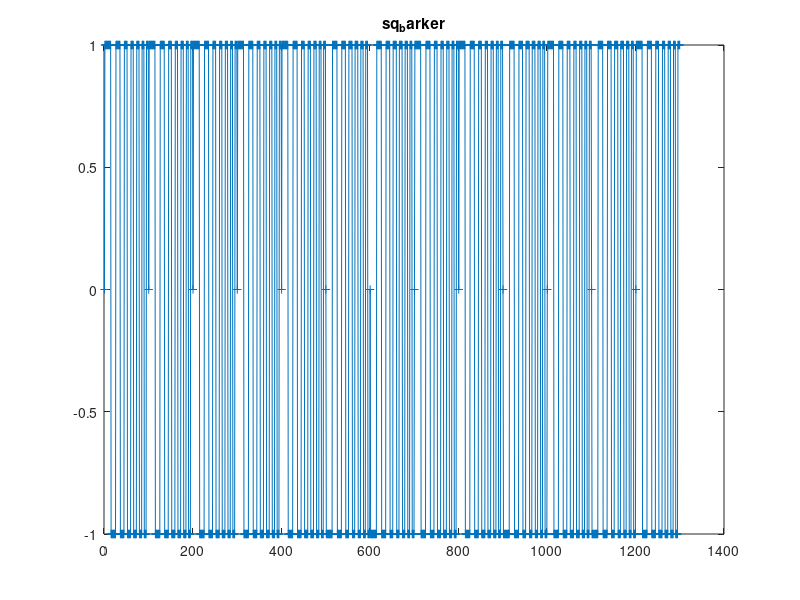
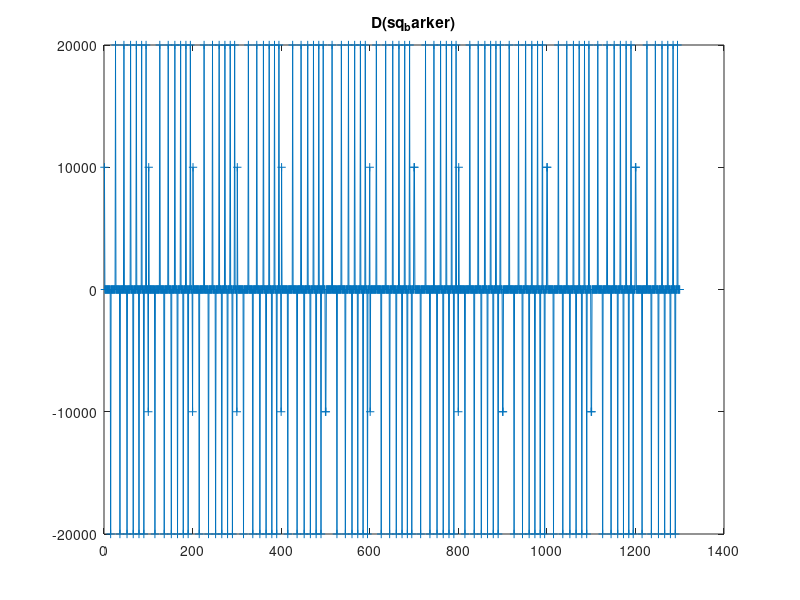
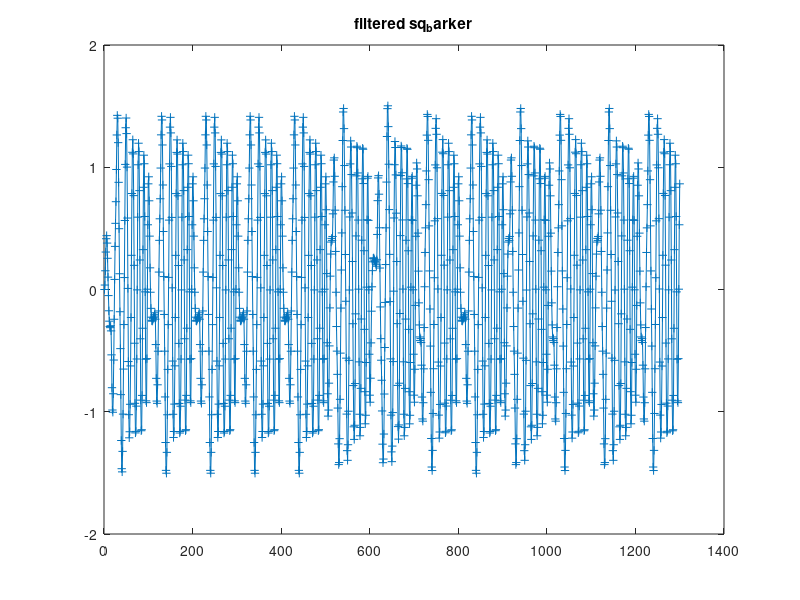
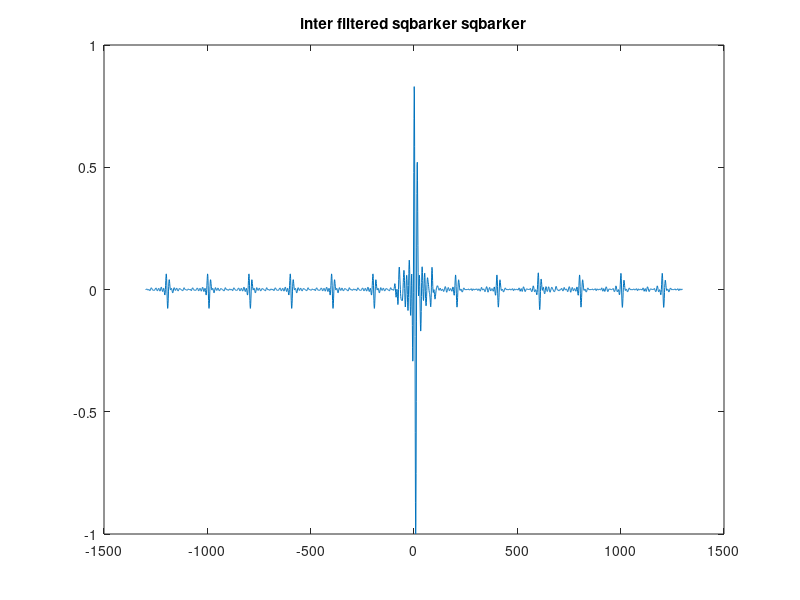

Here is the MATLAB script that generated these plots, in order:
clear all
close all
clc
pkg load signal;
%{
 [Fe,v] = lin_sweep(f0,T,k) : linear sweep from f0 to k/T with 
                     the next sample after the last will be 0.
          linear frequency for sweep function variation must 
          be linear so it is the integral that must be used ! 
 f0 : start frequency
 T  : time sweep duration
 k  : final frequency is k/T iif k > f0*T
 nfmax : number of points in final frequency period
 return :
 Fe : sampling frequency
 v  : signal row vector
%}
function [Fe,v] = lin_sweep(f0,T,k,nfmax)
  f1 = k/T;
  Fe = nfmax*f1;
  N  = T*Fe;
  t  = (0:N-1)*1/Fe;
  theta  = (f1-f0)/(2*T) * t.^2 + f0 * t;  
  v  = sin(2*pi*theta); 
endfunction

function [Fe,v]=lin_square_sweep(f0,T,k,nfmax)
  [Fe,s] = lin_sweep(f0,T,k,nfmax);
  v = sign(s);  
endfunction

% contruct a barker 13 signal from s
function b13=barker13(s)
  % barker 13 code +1 +1 +1 +1 +1 −1 −1 +1 +1 −1 +1 −1 +1  vector with s & s2
  b13=[s;s;s;s;s;-s;-s;s;s;-s;s;-s;s];  
endfunction

[Fe,v] = lin_sweep(300,10e-3,10,10);
barker = barker13(v');

[Fe,v] = lin_square_sweep(300,10e-3,10,10);
barker_sq = barker13(v');
d_barker_sq = [diff(barker_sq);0] * Fe;
noise = randn(length(barker_sq),1);

%figure; plot(v,"marker",'+');
figure; plot(barker_sq,"marker",'+');title("sq_barker");
figure; plot(d_barker_sq,"marker",'+');title("D(sq_barker)");

[b,a]=butter(2,[2*300/Fe,2*1000/Fe]);

output1=filter(b,a,barker_sq);
figure; plot(output1,"marker",'+');title("filtered sq_barker");
[C1,lag1]=xcorr(output1,barker_sq); 
[max1,imax1]=max(abs(C1));
figure;plot(lag1,C1/max1);title("inter filtered sqbarker sqbarker"); 

output2=filter(b,a,d_barker_sq);
figure; plot(output2,"marker",'+');title("filtered D(sqbarker)");
[C2,lag2]=xcorr(output2,barker_sq); 
[max2,imax2]=max(abs(C2));
figure;plot(lag2,C2/max2);title("inter filtered D(sqbarker) sqbarker"); 

[C5,lag5]=xcorr(output1,-barker_sq); 
[max5,imax5]=max(abs(C5));
figure;plot(lag5,C5/max5);title("inter filtered sqbarker -sqbarker"); 

[C6,lag6]=xcorr(output2,-barker_sq); 
[max6,imax6]=max(abs(C6));
figure;plot(lag6,C6/max6);title("inter filtered D(sqbarker) -sqbarker"); 


%{
[C3,lag3]=xcorr(output1,barker); 
[max3,imax3]=max(abs(C3));
figure;plot(lag3,C3/max3);title("inter filtered sqbarker barker"); 

[C4,lag4]=xcorr(output2,barker); 
[max4,imax4]=max(abs(C4));
figure;plot(lag4,C4/max4);title("inter filtered D(sqbarker) barker"); 
%}
